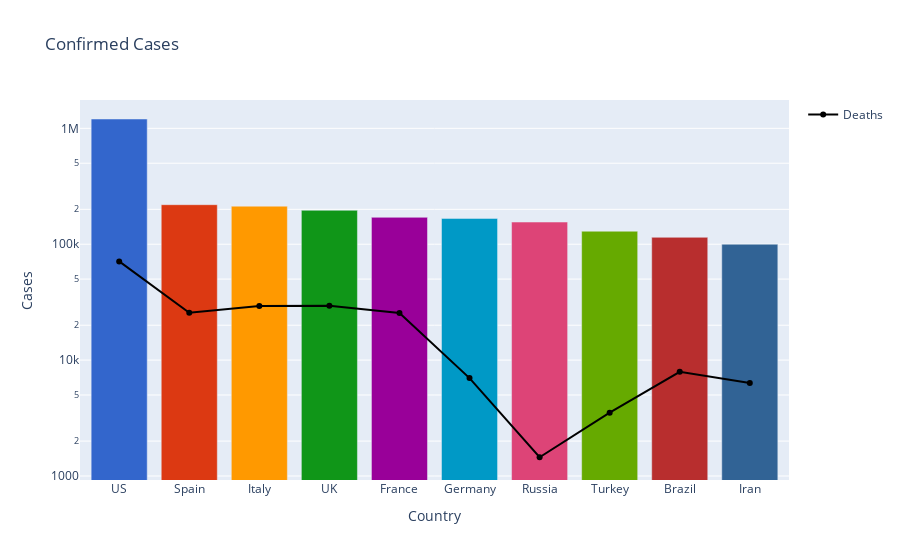

Write notebook code for a chart like this one.
### Code cell
df = country_df.sort_values('Confirmed', ascending= False).head(10) 

fig = go.Figure(
    data = [
        go.Bar(
            x=df['Country'],
            y=df['Confirmed'],
            name='Confirmed',
            showlegend=False,
            marker = {
                'color': px.colors.qualitative.G10
            }
        ),
        go.Scatter(
            x=df['Country'],
            y=df['Deaths'],
            name='Deaths',
            marker = dict(
                color='#000000'
            )
        )
    ],
    layout = go.Layout(
        barmode='stack',
        title='Confirmed Cases'
    ),
)

fig.update_xaxes(title='Country')
fig.update_yaxes(title='Cases',type='log')


fig.show()

### Figure 1 — Plotly figure (JSON) as saved in the notebook; plotly's stock layout.template omitted (floating-point values rounded to 4 significant figures)
{"data": [{"marker": {"color": ["#3366CC", "#DC3912", "#FF9900", "#109618", "#990099", "#0099C6", "#DD4477", "#66AA00", "#B82E2E", "#316395"]}, "name": "Confirmed", "showlegend": false, "type": "bar", "x": ["US", "Spain", "Italy", "UK", "France", "Germany", "Russia", "Turkey", "Brazil", "Iran"], "y": [1203673, 219329, 213013, 196240, 170687, 167007, 155370, 129491, 114715, 99970]}, {"marker": {"color": "#000000"}, "name": "Deaths", "type": "scatter", "x": ["US", "Spain", "Italy", "UK", "France", "Germany", "Russia", "Turkey", "Brazil", "Iran"], "y": [71031, 25613, 29315, 29501, 25537, 6993, 1451, 3520, 7921, 6340]}], "layout": {"barmode": "stack", "title": {"text": "Confirmed Cases"}, "xaxis": {"title": {"text": "Country"}}, "yaxis": {"title": {"text": "Cases"}, "type": "log"}}}
